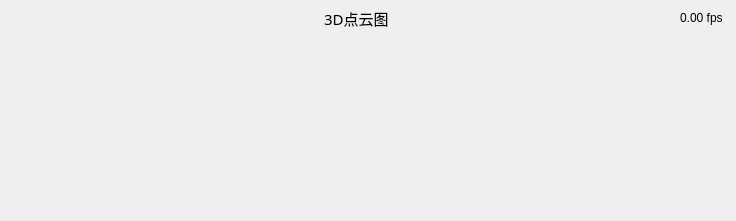
       <widget class="QWidget" name="container1" native="true">
        <layout class="QGridLayout" name="gridLayout_12">
         <property name="leftMargin">
          <number>0</number>
         </property>
         <property name="topMargin">
          <number>0</number>
         </property>
         <property name="rightMargin">
          <number>0</number>
         </property>
         <property name="bottomMargin">
          <number>0</number>
         </property>
         <item row="1" column="1">
          <widget class="QVTKRenderWidget" name="potWidget" native="true">
           <layout class="QGridLayout" name="gridLayout_4">
            <property name="leftMargin">
             <number>0</number>
            </property>
            <property name="topMargin">
             <number>4</number>
            </property>
            <property name="rightMargin">
             <number>0</number>
            </property>
            <property name="bottomMargin">
             <number>0</number>
            </property>
            <property name="verticalSpacing">
             <number>10</number>
            </property>
            <item row="0" column="1">
             <widget class="QPushButton" name="adjustView">
              <property name="toolTip">
               <string>3D视图自适应</string>
              </property>
              <property name="styleSheet">
               <string notr="true">QPushButton {
	border: 0px solid #ffffff;
	background-color: rgba(255, 255, 255,0);
	image: url(:/image/adjustView.svg);
}

QPushButton:hover {
	image: url(:/image/adjustView_h.svg);
}

QPushButton:pressed {
	image: url(:/image/adjustView_p.svg);
}</string>
              </property>
              <property name="text">
               <string/>
              </property>
             </widget>
            </item>
            <item row="1" column="1" rowspan="2">
             <layout class="QVBoxLayout" name="verticalLayout_2">
              <property name="spacing">
               <number>10</number>
              </property>
              <property name="leftMargin">
               <number>6</number>
              </property>
              <item>
               <widget class="QPushButton" name="overlookView">
                <property name="minimumSize">
                 <size>
                  <width>0</width>
                  <height>22</height>
                 </size>
                </property>
                <property name="maximumSize">
                 <size>
                  <width>18</width>
                  <height>16777215</height>
                 </size>
                </property>
                <property name="toolTip">
                 <string>俯视图</string>
                </property>
                <property name="layoutDirection">
                 <enum>Qt::LayoutDirection::LeftToRight</enum>
                </property>
                <property name="styleSheet">
                 <string notr="true">QPushButton {
	border: 0px solid #ffffff;
	background-color: rgba(255, 255, 255,0);
	image: url(:/image/overlook_view.svg);
}

QPushButton:hover {
	image: url(:/image/overlook_view_h.svg);
}

QPushButton:pressed {
	image: url(:/image/overlook_view_p.svg);
}</string>
                </property>
                <property name="text">
                 <string/>
                </property>
               </widget>
              </item>
              <item>
               <widget class="QPushButton" name="leftView">
                <property name="maximumSize">
                 <size>
                  <width>18</width>
                  <height>16777215</height>
                 </size>
                </property>
                <property name="toolTip">
                 <string>左视图</string>
                </property>
                <property name="styleSheet">
                 <string notr="true">QPushButton {
	border: 0px solid #ffffff;
	background-color: rgba(255, 255, 255,0);
	image: url(:/image/left_view.svg);
}

QPushButton:hover {
	image: url(:/image/left_view_h.svg);
}

QPushButton:pressed {
	image: url(:/image/left_view_p.svg);
}</string>
                </property>
                <property name="text">
                 <string/>
                </property>
               </widget>
              </item>
              <item>
               <widget class="QPushButton" name="frontView">
                <property name="maximumSize">
                 <size>
                  <width>18</width>
                  <height>16777215</height>
                 </size>
                </property>
                <property name="toolTip">
                 <string>正视图</string>
                </property>
                <property name="styleSheet">
                 <string notr="true">QPushButton {
	border: 0px solid #ffffff;
	background-color: rgba(255, 255, 255,0);
	image: url(:/image/front_view.svg);
}

QPushButton:hover {
	image: url(:/image/front_view_h.svg);
}

QPushButton:pressed {
	image: url(:/image/front_view_p.svg);
}</string>
                </property>
                <property name="text">
                 <string/>
                </property>
               </widget>
              </item>
             </layout>
            </item>
            <item row="5" column="1">
             <widget class="QPushButton" name="lockView">
              <property name="toolTip">
               <string>3D旋转未锁定</string>
              </property>
              <property name="styleSheet">
               <string notr="true">QPushButton {
	border: 0px solid #ffffff;
	background-color: rgba(255, 255, 255,0);
	image: url(:/image/thumbtack.svg);
}

QPushButton:hover {
	image: url(:/image/thumbtack_h.svg);
}

QPushButton:pressed {
	image: url(:/image/thumbtack_p.svg);
}</string>
              </property>
              <property name="text">
               <string/>
              </property>
             </widget>
            </item>
            <item row="3" column="1">
             <widget class="QPushButton" name="recordLocation">
              <property name="toolTip">
               <string>记录当前的相机视角，当程序在下次启动时，将以此视角呈现</string>
              </property>
              <property name="styleSheet">
               <string notr="true">QPushButton {
	border: 0px solid #ffffff;
	background-color: rgba(255, 255, 255,0);
	image: url(:/image/location.svg);
}

QPushButton:hover {
	image: url(:/image/location_h.svg);
}

QPushButton:pressed {
	image: url(:/image/location_p.svg);
}</string>
              </property>
              <property name="text">
               <string/>
              </property>
             </widget>
            </item>
            <item row="0" column="3">
             <widget class="QLabel" name="label_29">
              <property name="font">
               <font>
                <family>新宋体</family>
                <pointsize>11</pointsize>
               </font>
              </property>
              <property name="styleSheet">
               <string notr="true">background-color: rgba(255, 255, 255, 0);</string>
              </property>
              <property name="text">
               <string>3D点云图</string>
              </property>
             </widget>
            </item>
            <item row="0" column="4" rowspan="7">
             <spacer name="horizontalSpacer_6">
              <property name="orientation">
               <enum>Qt::Orientation::Horizontal</enum>
              </property>
              <property name="sizeHint" stdset="0">
               <size>
                <width>277</width>
                <height>58</height>
               </size>
              </property>
             </spacer>
            </item>
            <item row="7" column="1" colspan="5">
             <spacer name="verticalSpacer_7">
              <property name="orientation">
               <enum>Qt::Orientation::Vertical</enum>
              </property>
              <property name="sizeHint" stdset="0">
               <size>
                <width>20</width>
                <height>40</height>
               </size>
              </property>
             </spacer>
            </item>
            <item row="0" column="2" rowspan="7">
             <spacer name="horizontalSpacer_5">
              <property name="orientation">
               <enum>Qt::Orientation::Horizontal</enum>
              </property>
              <property name="sizeHint" stdset="0">
               <size>
                <width>277</width>
                <height>58</height>
               </size>
              </property>
             </spacer>
            </item>
            <item row="0" column="5">
             <widget class="QDoubleSpinBox" name="fps">
              <property name="styleSheet">
               <string notr="true">QDoubleSpinBox {
	border: 0px solid #ffffff;
	background-color: rgba(255, 255, 255, 0);
}</string>
              </property>
              <property name="frame">
               <bool>false</bool>
              </property>
              <property name="readOnly">
               <bool>true</bool>
              </property>
              <property name="buttonSymbols">
               <enum>QAbstractSpinBox::ButtonSymbols::NoButtons</enum>
              </property>
              <property name="suffix">
               <string> fps</string>
              </property>
             </widget>
            </item>
           </layout>
          </widget>
         </item>
         <item row="2" column="1">
          <spacer name="verticalSpacer_11">
           <property name="orientation">
            <enum>Qt::Orientation::Vertical</enum>
           </property>
           <property name="sizeType">
            <enum>QSizePolicy::Policy::Fixed</enum>
           </property>
           <property name="sizeHint" stdset="0">
            <size>
             <width>20</width>
             <height>3</height>
            </size>
           </property>
          </spacer>
         </item>
         <item row="1" column="0">
          <spacer name="horizontalSpacer_14">
           <property name="orientation">
            <enum>Qt::Orientation::Horizontal</enum>
           </property>
           <property name="sizeType">
            <enum>QSizePolicy::Policy::Fixed</enum>
           </property>
           <property name="sizeHint" stdset="0">
            <size>
             <width>3</width>
             <height>20</height>
            </size>
           </property>
          </spacer>
         </item>
         <item row="0" column="1">
          <spacer name="verticalSpacer_10">
           <property name="orientation">
            <enum>Qt::Orientation::Vertical</enum>
           </property>
           <property name="sizeType">
            <enum>QSizePolicy::Policy::Fixed</enum>
           </property>
           <property name="sizeHint" stdset="0">
            <size>
             <width>20</width>
             <height>3</height>
            </size>
           </property>
          </spacer>
         </item>
         <item row="1" column="2">
          <spacer name="horizontalSpacer_15">
           <property name="orientation">
            <enum>Qt::Orientation::Horizontal</enum>
           </property>
           <property name="sizeType">
            <enum>QSizePolicy::Policy::Fixed</enum>
           </property>
           <property name="sizeHint" stdset="0">
            <size>
             <width>3</width>
             <height>20</height>
            </size>
           </property>
          </spacer>
         </item>
        </layout>
       </widget>
